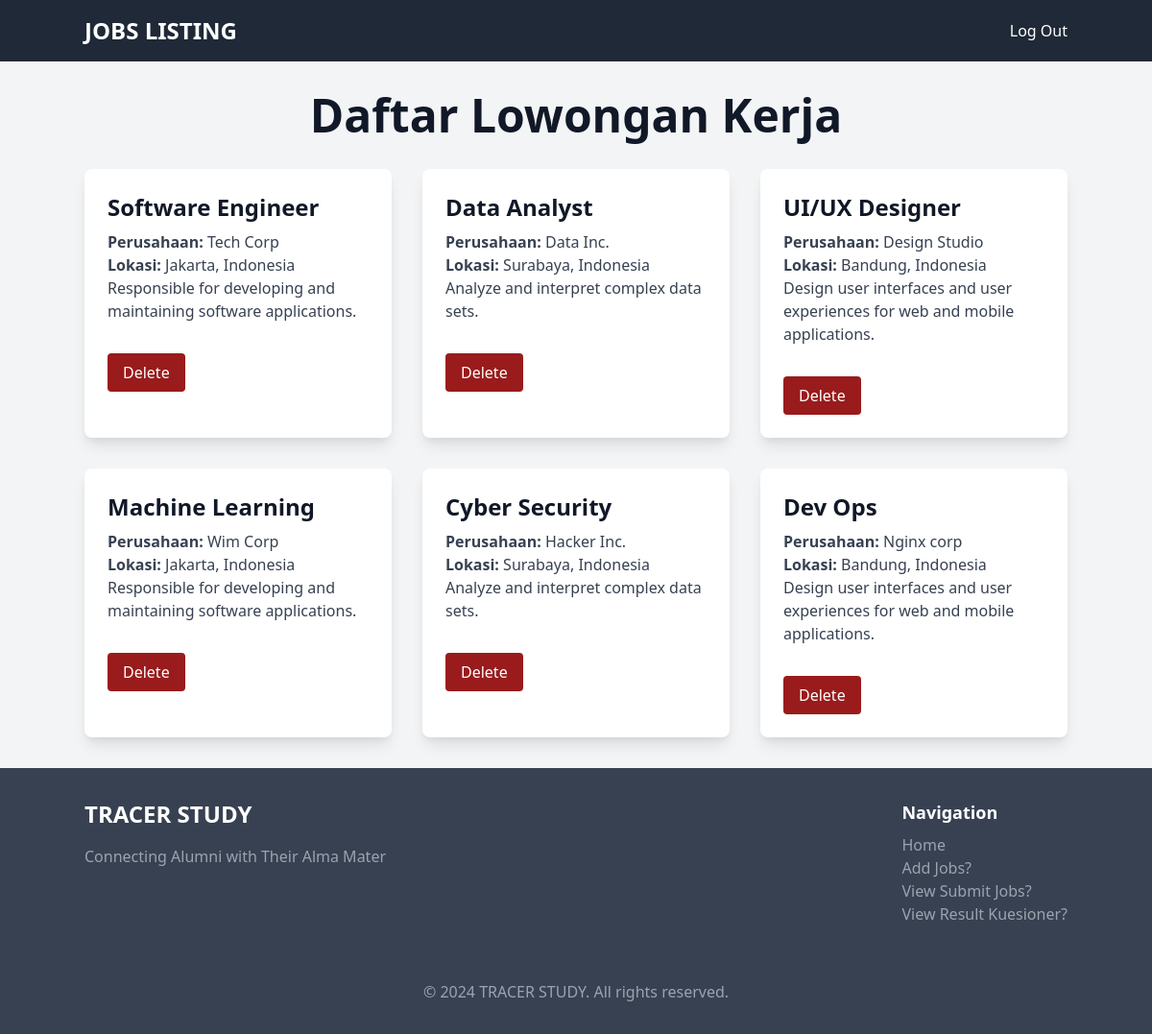
/src/admin/jobs.php (signed in), run on the app's committed database.
### tables this page shows
CREATE TABLE `jobs` (
  `id` int NOT NULL,
  `title` varchar(255) NOT NULL,
  `company` varchar(255) NOT NULL,
  `location` varchar(255) NOT NULL,
  `description` text NOT NULL
);

### src/admin/jobs.php (the view, shortened to what this page needs)
<?php
include '../include/koneksi.php';
$jobs = [];
$query = "SELECT * FROM jobs";
$result = mysqli_query($koneksi, $query);
if ($result) {
    while ($row = mysqli_fetch_assoc($result)) {
        $jobs[] = $row;
    }
} else {
    die("Could not fetch job listings: " . mysqli_error($koneksi));
}
?>
<!DOCTYPE html>
<html lang="en">
<head>
    <link href="https://cdn.jsdelivr.net/npm/tailwindcss@2.2.19/dist/tailwind.min.css" rel="stylesheet">
</head>
<body class="bg-gray-100 text-gray-900">
<nav class="bg-gray-800 p-4">
    <div class="container mx-auto flex justify-between items-center">
        <a href="index_admin.php" class="text-white text-2xl font-bold">JOBS LISTING</a>
        <div class="hidden md:flex space-x-4">
            <a href="logout.php" class="text-white hover:text-gray-400">Log Out</a>
        </div>
    </div>
</nav>
<div class="container mx-auto my-8">
    <h1 class="text-5xl font-bold text-center mb-8">Daftar Lowongan Kerja</h1>
    <div class="grid grid-cols-1 md:grid-cols-2 lg:grid-cols-3 gap-8">
        <?php foreach ($jobs as $job): ?>
            <div class="bg-white rounded-lg shadow-lg overflow-hidden">
                <div class="p-6">
                    <h2 class="text-2xl font-bold mb-2"><?php echo htmlspecialchars($job['title']); ?></h2>
                    <p class="text-gray-700"><strong>Perusahaan:</strong> <?php echo htmlspecialchars($job['company']); ?></p>
                    <p class="text-gray-700"><strong>Lokasi:</strong> <?php echo htmlspecialchars($job['location']); ?></p>
                    <p class="text-gray-700 mb-4"><?php echo htmlspecialchars($job['description']); ?></p>
                    <form method="POST" action="jobs.php" onsubmit="return confirm('Are you sure you want to delete this job?');">
                            <button type="submit" name="delete" class="mt-4 inline-block bg-red-800 text-white px-4 py-2 rounded">Delete</button>
                    </form>
                </div>
            </div>
        <?php endforeach; ?>
    </div>
</div>
<footer class="bg-gray-700 text-white py-8">
    <div class="container mx-auto text-center md:text-left">
        <div class="flex flex-col md:flex-row justify-between items-center md:items-start">
            <div class="mb-6 md:mb-0">
                <a href="../src/admin/index.php" class="text-2xl font-bold text-white">TRACER STUDY</a>
                <p class="mt-4 text-gray-400">Connecting Alumni with Their Alma Mater</p>
            </div>
            <div class="mt-6 md:mt-0">
                <h3 class="text-lg font-semibold mb-2">Navigation</h3>
                <div class="flex space-x-4">
                    <ul>
                        <li><a href="../src/admin/index.php" class="text-gray-400 hover:text-white">Home</a></li>
                        <li><a href="add_job.php" class="text-gray-400 hover:text-white">Add Jobs?</a></li>
                        <li><a href="view_job_submit.php" class="text-gray-400 hover:text-white">View Submit Jobs?</a></li>
                        <li><a href="../src/admin/admin_dashboard.php" class="text-gray-400 hover:text-white">View Result Kuesioner?</a></li>
                    </ul>
                </div>
            </div>
        </div>
        <div class="mt-8 border-t border-gray-700 pt-6 text-center">
            <p class="text-gray-400">&copy; 2024 TRACER STUDY. All rights reserved.</p>
        </div>
    </div>
</footer>
</body>
</html>

### data on the page
jobs: title "Software Engineer", company "Tech Corp", location "Jakarta, Indonesia", description "Responsible for developing and maintaining software applications."
jobs: title "Data Analyst", company "Data Inc.", location "Surabaya, Indonesia", description "Analyze and interpret complex data sets."
jobs: title "UI/UX Designer", company "Design Studio", location "Bandung, Indonesia", description "Design user interfaces and user experiences for web and mobile applications."
jobs: title "Machine Learning", company "Wim Corp", location "Jakarta, Indonesia", description "Responsible for developing and maintaining software applications."
jobs: title "Cyber Security", company "Hacker Inc.", location "Surabaya, Indonesia", description "Analyze and interpret complex data sets."
jobs: title "Dev Ops", company "Nginx corp", location "Bandung, Indonesia", description "Design user interfaces and user experiences for web and mobile applications."
